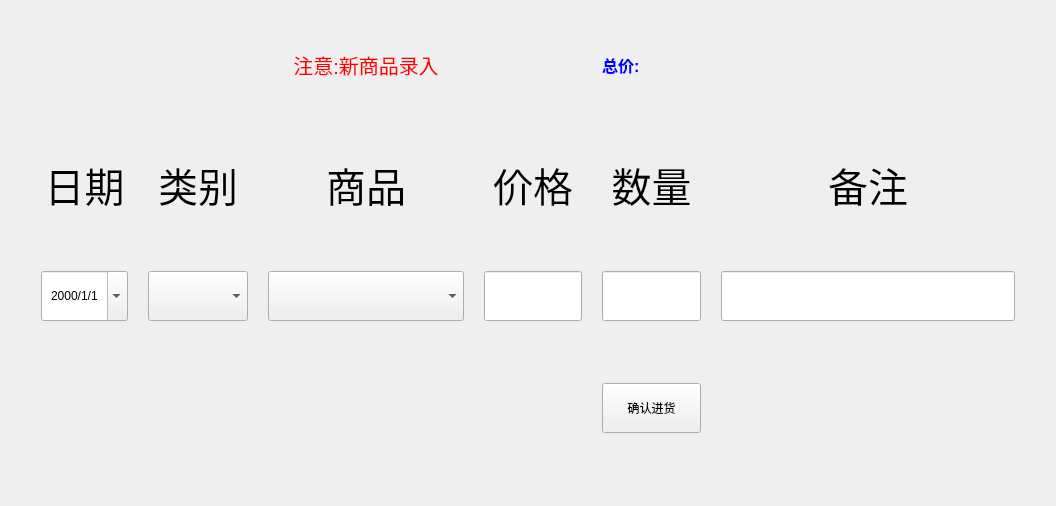
<?xml version="1.0" encoding="UTF-8"?>
<ui version="4.0">
 <class>Form</class>
 <widget class="QWidget" name="Form">
  <property name="geometry">
   <rect>
    <x>0</x>
    <y>0</y>
    <width>1056</width>
    <height>506</height>
   </rect>
  </property>
  <property name="windowTitle">
   <string>Form</string>
  </property>
  <layout class="QGridLayout" name="gridLayout_2">
   <item row="0" column="0">
    <layout class="QGridLayout" name="gridLayout" rowstretch="1,2,3,2" columnstretch="1,2,4,2,2,6" rowminimumheight="1,2,3,4" columnminimumwidth="1,2,3,4,5,6">
     <property name="sizeConstraint">
      <enum>QLayout::SetDefaultConstraint</enum>
     </property>
     <property name="leftMargin">
      <number>30</number>
     </property>
     <property name="topMargin">
      <number>20</number>
     </property>
     <property name="rightMargin">
      <number>30</number>
     </property>
     <property name="bottomMargin">
      <number>20</number>
     </property>
     <property name="spacing">
      <number>20</number>
     </property>
     <item row="3" column="4">
      <widget class="QPushButton" name="pushButtonInput">
       <property name="enabled">
        <bool>true</bool>
       </property>
       <property name="minimumSize">
        <size>
         <width>0</width>
         <height>50</height>
        </size>
       </property>
       <property name="text">
        <string>确认进货</string>
       </property>
      </widget>
     </item>
     <item row="0" column="0">
      <spacer name="verticalSpacer">
       <property name="orientation">
        <enum>Qt::Vertical</enum>
       </property>
       <property name="sizeHint" stdset="0">
        <size>
         <width>20</width>
         <height>40</height>
        </size>
       </property>
      </spacer>
     </item>
     <item row="2" column="3">
      <widget class="QLineEdit" name="lineEditInputPrice">
       <property name="minimumSize">
        <size>
         <width>0</width>
         <height>50</height>
        </size>
       </property>
       <property name="inputMask">
        <string/>
       </property>
       <property name="maxLength">
        <number>15</number>
       </property>
       <property name="alignment">
        <set>Qt::AlignCenter</set>
       </property>
      </widget>
     </item>
     <item row="2" column="4">
      <widget class="QLineEdit" name="lineEditInputNum">
       <property name="minimumSize">
        <size>
         <width>0</width>
         <height>50</height>
        </size>
       </property>
       <property name="maxLength">
        <number>10</number>
       </property>
       <property name="alignment">
        <set>Qt::AlignCenter</set>
       </property>
      </widget>
     </item>
     <item row="2" column="0">
      <widget class="CCustomDateEdit" name="dateEditInput">
       <property name="minimumSize">
        <size>
         <width>0</width>
         <height>50</height>
        </size>
       </property>
       <property name="layoutDirection">
        <enum>Qt::LeftToRight</enum>
       </property>
       <property name="alignment">
        <set>Qt::AlignCenter</set>
       </property>
       <property name="buttonSymbols">
        <enum>QAbstractSpinBox::UpDownArrows</enum>
       </property>
       <property name="correctionMode">
        <enum>QAbstractSpinBox::CorrectToPreviousValue</enum>
       </property>
       <property name="dateTime">
        <datetime>
         <hour>0</hour>
         <minute>0</minute>
         <second>0</second>
         <year>2000</year>
         <month>1</month>
         <day>1</day>
        </datetime>
       </property>
       <property name="time">
        <time>
         <hour>0</hour>
         <minute>0</minute>
         <second>0</second>
        </time>
       </property>
       <property name="currentSection">
        <enum>QDateTimeEdit::YearSection</enum>
       </property>
       <property name="displayFormat">
        <string>yyyy/M/d</string>
       </property>
       <property name="calendarPopup">
        <bool>true</bool>
       </property>
      </widget>
     </item>
     <item row="2" column="2">
      <widget class="ExtendedComboBox" name="comboBoxInputGoods">
       <property name="minimumSize">
        <size>
         <width>0</width>
         <height>50</height>
        </size>
       </property>
       <property name="font">
        <font>
         <pointsize>15</pointsize>
        </font>
       </property>
      </widget>
     </item>
     <item row="3" column="0">
      <spacer name="verticalSpacer_3">
       <property name="orientation">
        <enum>Qt::Vertical</enum>
       </property>
       <property name="sizeHint" stdset="0">
        <size>
         <width>20</width>
         <height>40</height>
        </size>
       </property>
      </spacer>
     </item>
     <item row="1" column="3">
      <widget class="QLabel" name="label_3">
       <property name="font">
        <font>
         <pointsize>30</pointsize>
        </font>
       </property>
       <property name="text">
        <string>价格</string>
       </property>
       <property name="alignment">
        <set>Qt::AlignCenter</set>
       </property>
      </widget>
     </item>
     <item row="1" column="0">
      <widget class="QLabel" name="label">
       <property name="font">
        <font>
         <pointsize>30</pointsize>
        </font>
       </property>
       <property name="layoutDirection">
        <enum>Qt::RightToLeft</enum>
       </property>
       <property name="text">
        <string>日期</string>
       </property>
       <property name="alignment">
        <set>Qt::AlignCenter</set>
       </property>
      </widget>
     </item>
     <item row="2" column="5">
      <widget class="QLineEdit" name="lineEditInputRemark">
       <property name="minimumSize">
        <size>
         <width>0</width>
         <height>50</height>
        </size>
       </property>
      </widget>
     </item>
     <item row="1" column="5">
      <widget class="QLabel" name="label_5">
       <property name="font">
        <font>
         <pointsize>30</pointsize>
        </font>
       </property>
       <property name="text">
        <string>备注</string>
       </property>
       <property name="alignment">
        <set>Qt::AlignCenter</set>
       </property>
      </widget>
     </item>
     <item row="1" column="2">
      <widget class="QLabel" name="label_2">
       <property name="font">
        <font>
         <pointsize>30</pointsize>
        </font>
       </property>
       <property name="layoutDirection">
        <enum>Qt::LeftToRight</enum>
       </property>
       <property name="text">
        <string>商品</string>
       </property>
       <property name="alignment">
        <set>Qt::AlignCenter</set>
       </property>
      </widget>
     </item>
     <item row="2" column="1">
      <widget class="ExtendedComboBox" name="comboBoxInputType">
       <property name="minimumSize">
        <size>
         <width>0</width>
         <height>50</height>
        </size>
       </property>
       <property name="font">
        <font>
         <pointsize>15</pointsize>
        </font>
       </property>
       <property name="sizeAdjustPolicy">
        <enum>QComboBox::AdjustToContentsOnFirstShow</enum>
       </property>
      </widget>
     </item>
     <item row="1" column="1">
      <widget class="QLabel" name="label_13">
       <property name="font">
        <font>
         <pointsize>30</pointsize>
        </font>
       </property>
       <property name="text">
        <string>类别</string>
       </property>
       <property name="alignment">
        <set>Qt::AlignCenter</set>
       </property>
      </widget>
     </item>
     <item row="1" column="4">
      <widget class="QLabel" name="label_4">
       <property name="font">
        <font>
         <pointsize>30</pointsize>
        </font>
       </property>
       <property name="text">
        <string>数量</string>
       </property>
       <property name="alignment">
        <set>Qt::AlignCenter</set>
       </property>
      </widget>
     </item>
     <item row="0" column="2">
      <widget class="QLabel" name="InputTiplabel">
       <property name="font">
        <font>
         <pointsize>15</pointsize>
        </font>
       </property>
       <property name="styleSheet">
        <string notr="true">color:rgb(255, 0, 0)</string>
       </property>
       <property name="text">
        <string>注意:新商品录入</string>
       </property>
       <property name="alignment">
        <set>Qt::AlignCenter</set>
       </property>
      </widget>
     </item>
     <item row="0" column="4">
      <widget class="QLabel" name="labelAmount">
       <property name="font">
        <font>
         <pointsize>12</pointsize>
         <weight>75</weight>
         <bold>true</bold>
        </font>
       </property>
       <property name="styleSheet">
        <string notr="true">color:rgb(0, 0, 255)</string>
       </property>
       <property name="text">
        <string>总价:</string>
       </property>
      </widget>
     </item>
    </layout>
   </item>
  </layout>
 </widget>
 <customwidgets>
  <customwidget>
   <class>CCustomDateEdit</class>
   <extends>QDateEdit</extends>
   <header location="global">lib.pubui</header>
  </customwidget>
  <customwidget>
   <class>ExtendedComboBox</class>
   <extends>QComboBox</extends>
   <header location="global">lib.pubui</header>
  </customwidget>
 </customwidgets>
 <tabstops>
  <tabstop>dateEditInput</tabstop>
  <tabstop>comboBoxInputType</tabstop>
  <tabstop>comboBoxInputGoods</tabstop>
  <tabstop>lineEditInputPrice</tabstop>
  <tabstop>lineEditInputNum</tabstop>
  <tabstop>lineEditInputRemark</tabstop>
  <tabstop>pushButtonInput</tabstop>
 </tabstops>
 <resources/>
 <connections/>
</ui>
